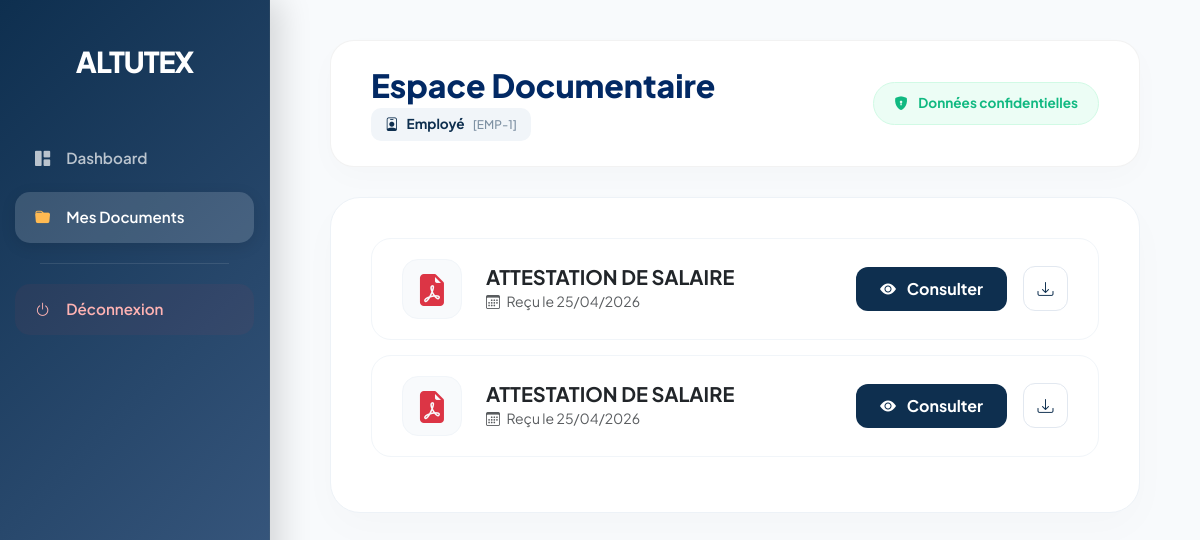
Page /index.php?action=mes_documents (signed in) on the committed database.
### tables this page shows
CREATE TABLE `documents` (
  `id` int(11) NOT NULL AUTO_INCREMENT,
  `nom_affichage` varchar(255) DEFAULT NULL,
  `nom_fichier` varchar(255) DEFAULT NULL,
  `chemin` varchar(255) DEFAULT NULL,
  `type_fichier` varchar(50) DEFAULT NULL,
  `id_destinataire` varchar(50) DEFAULT NULL,
  `diffuse_a_tous` tinyint(1) DEFAULT 0,
  `date_envoi` timestamp NOT NULL DEFAULT current_timestamp(),
  PRIMARY KEY (`id`)
);

### models/DocumentModel.php (called while the page is built, shortened)
<?php
class DocumentModel {
    private $pdo;
    public function __construct($pdo) {
        $this->pdo = $pdo;
    }
    public function getMyDocuments($matricule) {
    $sql = "SELECT * FROM documents
            WHERE TRIM(id_destinataire) = :id
            OR diffuse_a_tous = 1
            ORDER BY date_envoi DESC";
    $stmt = $this->pdo->prepare($sql);
    $stmt->execute(['id' => trim($matricule)]);
    return $stmt->fetchAll(PDO::FETCH_ASSOC);
}
}

### views/employe/employe_documents.php (the view, shortened to what this page needs)
<!DOCTYPE html>
<html lang="fr">
<head>
    <link href="https://cdn.jsdelivr.net/npm/bootstrap@5.3.0/dist/css/bootstrap.min.css" rel="stylesheet">
    <link rel="stylesheet" href="https://cdn.jsdelivr.net/npm/bootstrap-icons@1.11.0/font/bootstrap-icons.css">
</head>
<body>
    <aside class="sidebar">
        <div class="sidebar-brand">ALTUTEX</div>
        <nav class="sidebar-nav">
            <a href="index.php?action=dashboard" class="nav-link">
                <i class="bi bi-grid-1x2-fill me-3"></i> Dashboard
            </a>
            <a href="index.php?action=mes_documents" class="nav-link active">
                <i class="bi bi-folder-fill me-3"></i> Mes Documents
            </a>
            <div style="height: 1px; background: rgba(255,255,255,0.1); margin: 20px 25px;"></div>
            <a href="index.php?action=logout" class="nav-link logout-link">
                <i class="bi bi-power me-3"></i> Déconnexion
            </a>
        </nav>
    </aside>
    <main class="main-content">
        <div class="content-header">
            <div class="header-info">
                <h2>Espace Documentaire</h2>
                <div class="mt-1">
                    <span class="session-badge">
                        <i class="bi bi-person-badge me-2"></i>
                        <?= htmlspecialchars(($_SESSION['prenom'] ?? '') . ' ' . ($_SESSION['nom'] ?? 'Employé')) ?>
                        <small class="ms-2 opacity-50" style="font-weight: 500;">
                            [<?= htmlspecialchars($_SESSION['matricule'] ?? 'N/A') ?>]
                        </small>
                    </span>
                </div>
            </div>
            <div class="status-pill d-none d-md-block">
                <i class="bi bi-shield-lock-fill me-2"></i> Données confidentielles
            </div>
        </div>
        <div class="docs-container">
            <?php if (empty($documents)): ?>
                <div class="text-center py-5">
                    <div class="mb-3">
                        <i class="bi bi-folder2-open display-1 text-light"></i>
                    </div>
                    <h3 class="fw-bold text-secondary">Aucun document disponible</h3>
                    <p class="text-muted">Vous recevrez une notification dès qu'un document vous sera adressé.</p>
                </div>
            <?php else: ?>
                <?php foreach ($documents as $doc): ?>
                    <div class="doc-list-item">
                        <div class="d-flex align-items-center">
                            <div class="icon-box me-4">
                                <?php
                                    $ext = strtolower($doc['type_fichier']);
                                    if($ext == 'pdf') {
                                        echo '<i class="bi bi-file-earmark-pdf-fill text-danger fs-2"></i>';
                                    } elseif(in_array($ext, ['doc', 'docx'])) {
                                        echo '<i class="bi bi-file-earmark-word-fill text-primary fs-2"></i>';
                                    } elseif(in_array($ext, ['xls', 'xlsx'])) {
                                        echo '<i class="bi bi-file-earmark-excel-fill text-success fs-2"></i>';
                                    } else {
                                        echo '<i class="bi bi-file-earmark-fill text-secondary fs-2"></i>';
                                    }
                                ?>
                            </div>
                            <div>
                                <h5 class="m-0 fw-bold text-dark">
                                    <?= htmlspecialchars($doc['nom_affichage']) ?>
                                </h5>
                                <small class="text-muted">
                                    <i class="bi bi-calendar3 me-1"></i> Reçu le <?= date('d/m/Y', strtotime($doc['date_envoi'])) ?>
                                </small>
                            </div>
                        </div>
                        <div class="d-flex align-items-center gap-3">
                            <a href="<?= $doc['chemin'] ?>" target="_blank" class="btn-view">
                                <i class="bi bi-eye-fill me-2"></i> Consulter
                            </a>
                            <a href="<?= $doc['chemin'] ?>"
                               download="<?= htmlspecialchars($doc['nom_affichage']) ?>.<?= $doc['type_fichier'] ?>"
                               class="btn-download"
                               title="Télécharger">
                                <i class="bi bi-download"></i>
                            </a>
                        </div>
                    </div>
                <?php endforeach; ?>
            <?php endif; ?>
        </div>
    </main>
</body>
</html>

### views/employe/employe_documents.php (style rules this page uses)
:root { --sidebar-grad-1: #0e2f4f; --sidebar-grad-2: #426189; --accent-yellow: #ffba52; --main-bg: #f8fafc; --text-dark: #022964; --glass-white: rgba(255, 255, 255, 0.03); }
body { background-color: var(--main-bg); font-family: 'Plus Jakarta Sans', sans-serif; margin: 0; display: flex; min-height: 100vh; }
.sidebar { width: 270px; background: linear-gradient(135deg, var(--sidebar-grad-1) 0%, var(--sidebar-grad-2) 100%); position: fixed; height: 100vh; padding: 40px 0; display: flex; flex-direction: column; box-shadow: 10px 0 30px rgba(0,0,0,0.15); z-index: 1000; border-right: 1px solid rgba(255, 255, 255, 0.1); }
.sidebar-brand { font-size: 1.8rem; font-weight: 800; text-align: center; margin-bottom: 50px; letter-spacing: -1px; color: white; text-transform: uppercase; }
.sidebar-nav { padding: 0 15px; flex-grow: 1; }
.sidebar-nav .nav-link { color: rgba(255, 255, 255, 0.7); font-size: 0.95rem; font-weight: 600; padding: 14px 20px; border-radius: 15px; margin-bottom: 8px; transition: 0.3s all ease; display: flex; align-items: center; text-decoration: none; }
.sidebar-nav .nav-link.active { background: rgba(255, 255, 255, 0.15); color: white; box-shadow: 0 4px 15px rgba(0,0,0,0.1); }
.sidebar-nav .nav-link.active i { color: var(--accent-yellow); }
.logout-link { color: #ffb3b3 !important; background: rgba(255, 71, 71, 0.05) !important; margin-top: auto; }
.main-content { margin-left: 270px; width: calc(100% - 270px); padding: 40px 5%; }
.content-header { background: white; border-radius: 24px; padding: 25px 40px; margin-bottom: 30px; display: flex; justify-content: space-between; align-items: center; box-shadow: 0 10px 30px rgba(0,0,0,0.02); border: 1px solid rgba(0,0,0,0.05); }
.header-info h2 { font-weight: 800; color: var(--text-dark); margin: 0; }
.session-badge { background: #f1f5f9; padding: 6px 14px; border-radius: 10px; color: var(--sidebar-grad-1); font-size: 0.85rem; font-weight: 700; display: inline-flex; align-items: center; }
.status-pill { background: #ecfdf5; color: #10b981; padding: 10px 20px; border-radius: 50px; font-size: 0.85rem; font-weight: 700; border: 1px solid #d1fae5; }
.docs-container { background: white; border-radius: 30px; padding: 40px; box-shadow: 0 15px 40px rgba(0,0,0,0.02); border: 1px solid #edf2f7; }
.doc-list-item { background: #ffffff; border-radius: 20px; padding: 20px 30px; margin-bottom: 15px; display: flex; align-items: center; justify-content: space-between; border: 1px solid #f1f5f9; transition: 0.3s cubic-bezier(0.4, 0, 0.2, 1); }
.icon-box { width: 60px; height: 60px; display: flex; align-items: center; justify-content: center; border-radius: 16px; background: #f8fafc; border: 1px solid #f1f5f9; }
.btn-view { background: var(--sidebar-grad-1); color: white; border-radius: 12px; padding: 10px 24px; font-weight: 700; transition: 0.3s; text-decoration: none; border: none; }
.btn-download { width: 45px; height: 45px; display: flex; align-items: center; justify-content: center; border-radius: 12px; background: white; color: var(--sidebar-grad-1); border: 1.5px solid #e2e8f0; transition: 0.3s; text-decoration: none; }

### rows in the picture
documents: type_fichier "pdf" (drawn), nom_affichage "ATTESTATION DE SALAIRE", date_envoi "25/04/2026"
documents: type_fichier "pdf" (drawn), nom_affichage "ATTESTATION DE SALAIRE", date_envoi "25/04/2026"

### other values in the picture
$_SESSION['matricule'] "EMP-1"
